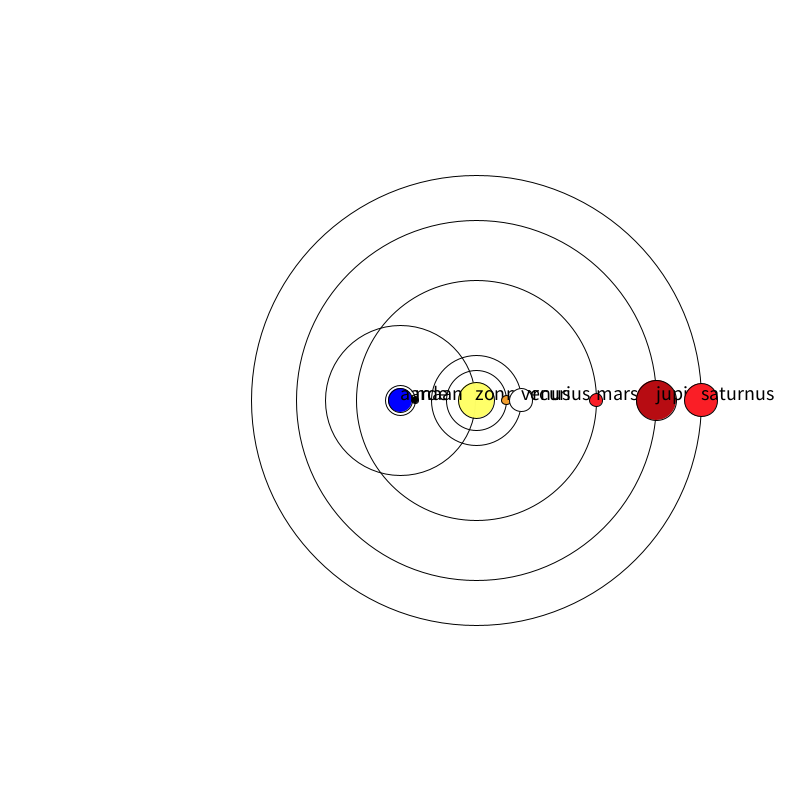
Frame 1 (no input)
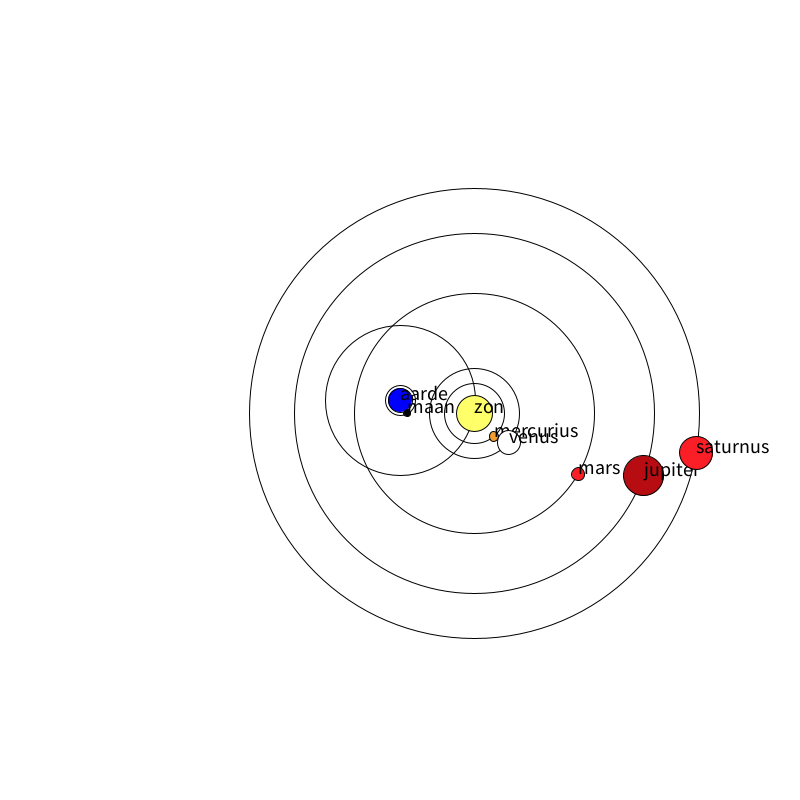
Frame 60 (the mouse pressed at the canvas centre just before this capture)
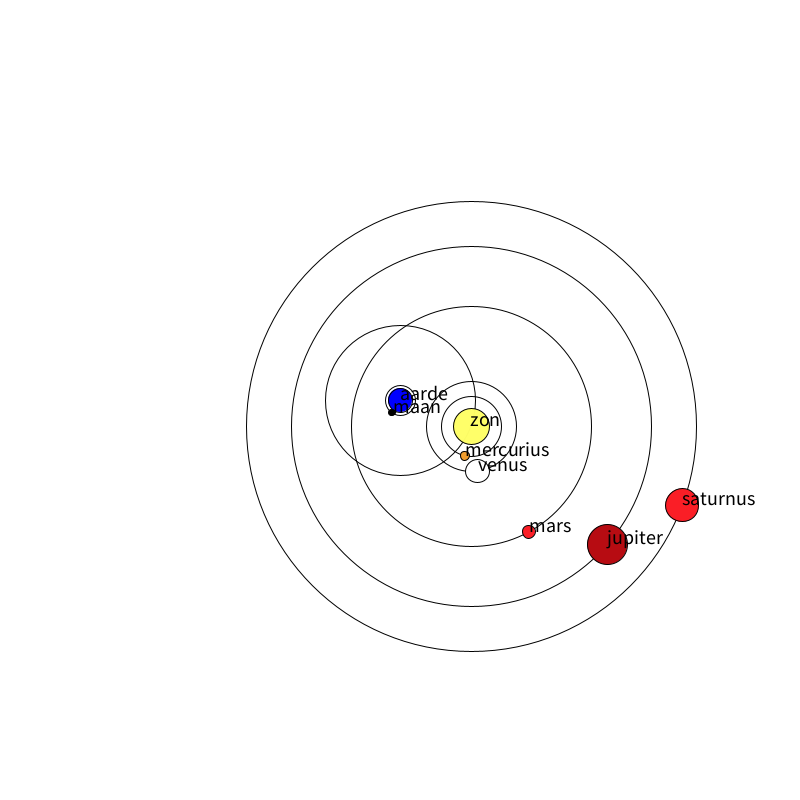
Frame 120 (the mouse held since frame 60 and released just before this capture)

The Processing sketch that drew these frames (run headless with seeded random() and noise(); from frame 60 on, the mouse is pressed at the canvas centre):

// Processing sketch: brahe
// ── brahe.pde
float schaal =1.5;
float R = schaal * 50;
float Z=schaal * 12;
float M= schaal *10;
float Mr=schaal * 20;
float V= schaal *30;
float Mrs=schaal *80;
float J=schaal *120;
float S=schaal *150;
float dA = 36/schaal; //straal 6371 km
float dM = 10/schaal; // straal 1738 km
float dMr = 14/schaal; // straal 2440 km
float dV = 35/schaal; //straal 6052 km
float dZ = 500; //straal 695700 km
float dMrs = 19/schaal;// straal 3390 km
float dJ = 40.0; //straal 69911
float dS = 33.3; //straal 58232
float xR;
float yR;
float xZ;
float yZ;
float xM;
float yM;
//float xMr;
//float yMr;
//float xV;
//float yV;
//float xMrs;
//float yMrs;
//float xJ;
//float yJ;
//float xS;
//float yS;

float t = 0;

void setup() {
  size(800, 800);
}




void draw() {
  background(255);
  textSize(20);
  noFill();
  translate(width/2, height/2);

  //aarde
  strokeWeight(8);
  //point(0,0);    //aarde en middelpunt omloopbaan van de zon
  strokeWeight(1);
  fill(0, 0, 255);
  ellipse(0, 0, dA, dA); //aarde
  fill(0);
  text("aarde", 0, 0);
  noFill();

  // Zon
  //binnenPlaneet(color(255,0,0),Z,dZ,1,"Sun");
  xR=R*cos(t);
  yR=R*sin(t);
  xZ=R*cos(t)+cos(t);
  yZ=R*sin(t)+sin(t);
  ellipse(0, 0, 2*R, 2*R); //omloopbaan zon
  fill(255, 255, 102, 250);
  ellipse(xZ, yZ, 2*Z, 2*Z); //zon
  noFill();
  fill(0);
  text("zon", xR, yR);
  noFill();
  strokeWeight(8);
  //point(xZ,yZ);    //zon
  strokeWeight(1);

  //maanomloop aarde
  ellipse(0, 0, 2*M, 2*M); //omloopbaan aarde
  xM=M*cos(6*t);
  yM=M*sin(6*t);
  fill(0);
  ellipse(xM, yM, dM, dM);
  strokeWeight(8);
  //point(xM,yM);    //maan
  text("maan", xM, yM);
  noFill();
  strokeWeight(1);

  planeet(color(242,158,46),Mr, dMr, 5, "mercurius");
  
  planeet(color(255,255,255),V, dV, 4, "venus");
  
  planeet(color(250,30,38),Mrs, dMrs, 3, "mars");
  
  planeet(color(183,12,18),J, dJ, 2, "jupiter"); //jupiter
  
  planeet(color(250,30,38),S, dS, 1, "saturnus"); //saturnus

  t+=.003;
}

void binnenPlaneet(color kleur, float diam, float diam2, float v, String naam) {
  float xpos=diam*cos(t);
  float ypos=diam*sin(t);
  noFill();
  ellipse(0, 0, 2*diam, 2*diam); //omloopbaan maan mars


  fill(kleur);
  ellipse(xpos, ypos, diam2, diam2); //planeet 
  noFill();

  strokeWeight(8);
  fill(0);
  text(naam, xpos, ypos);
  //point(xpos,ypos);
  strokeWeight(1);
  
}

void planeet(color kleur, float diam, float diam2, float v, String naam) {
  float xpos=R*cos(t)+diam*cos(v*t) + cos(t);
  float ypos=R*sin(t)+diam*sin(v*t) + sin(t);
  noFill();
  ellipse(xZ, yZ, 2*diam, 2*diam); //omloopbaan maan mars


  fill(kleur);
  ellipse(xpos, ypos, diam2, diam2); //planeet 
  noFill();

  strokeWeight(8);
  fill(0);
  text(naam, xpos, ypos);
  //point(xpos,ypos);
  strokeWeight(1);
}
